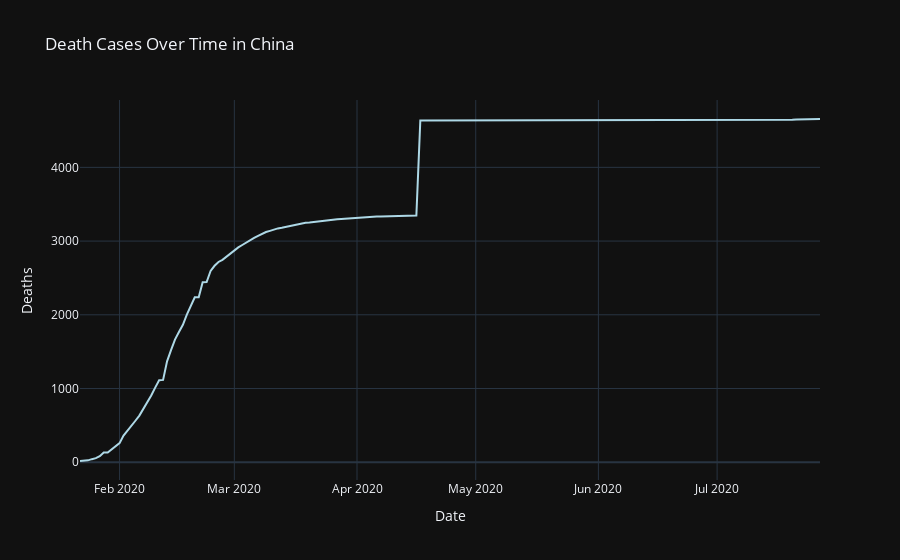
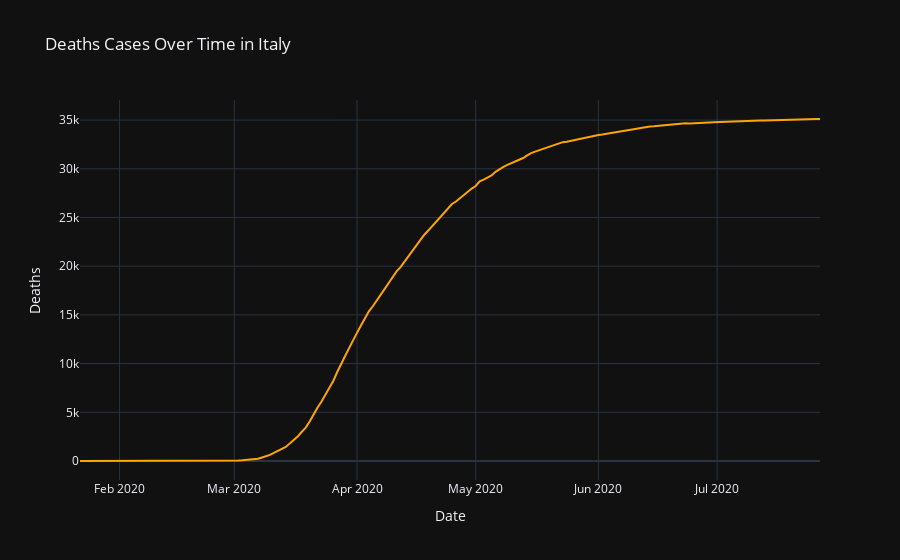
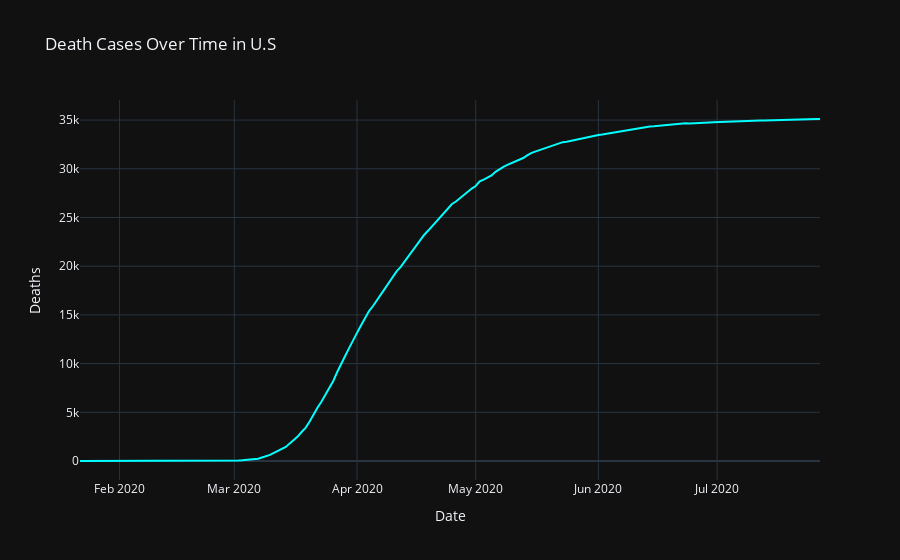

Here is the notebook cell these charts were saved with, in order:
### Code cell
conchina = covid[covid["country"] == "China"].pivot_table(index = "Date", values = ["Deaths"],
                                                        aggfunc = "sum").reset_index()
fig1 = px.line(conchina, x = "Date", y = "Deaths",
             template = "plotly_dark", title = "Death Cases Over Time in China",
              color_discrete_sequence = ["lightblue"])
fig1.show()
conitaly = covid[covid["country"] == "Italy"].pivot_table(index = "Date", values = ["Deaths"],
                                                        aggfunc = "sum").reset_index()
fig2 = px.line(conitaly, x = "Date", y = "Deaths",
             template = "plotly_dark", title = "Deaths Cases Over Time in Italy",
              color_discrete_sequence = ["orange"])
fig2.show()
conusa = covid[covid["country"] == "US"].pivot_table(index = "Date", values = ["Deaths"],
                                                        aggfunc = "sum").reset_index()
fig3 = px.line(conitaly, x = "Date", y = "Deaths",
             template = "plotly_dark", title = "Death Cases Over Time in U.S",
              color_discrete_sequence = ["cyan"])
fig3.show()
conchina = covid[covid["country"] == "China"].pivot_table(index = "Date", values = ["Active"],
                                                        aggfunc = "sum").reset_index()

### Figure 1 — Plotly figure (JSON) as saved in the notebook; plotly's stock layout.template omitted (floating-point values rounded to 4 significant figures; data arrays with more than 128 entries replaced by an {"elided": "..."} marker saying what was removed)
{"data": [{"hovertemplate": "Date=%{x}<br>Deaths=%{y}<extra></extra>", "legendgroup": "", "line": {"color": "lightblue", "dash": "solid"}, "marker": {"symbol": "circle"}, "mode": "lines", "name": "", "orientation": "v", "showlegend": false, "type": "scatter", "x": {"elided": "188 str values"}, "xaxis": "x", "y": {"elided": "188 int values"}, "yaxis": "y"}], "layout": {"legend": {"tracegroupgap": 0}, "title": {"text": "Death Cases Over Time in China"}, "xaxis": {"anchor": "y", "domain": [0, 1], "title": {"text": "Date"}}, "yaxis": {"anchor": "x", "domain": [0, 1], "title": {"text": "Deaths"}}}}

### Figure 2 — Plotly figure (JSON) as saved in the notebook; plotly's stock layout.template omitted (floating-point values rounded to 4 significant figures; data arrays with more than 128 entries replaced by an {"elided": "..."} marker saying what was removed)
{"data": [{"hovertemplate": "Date=%{x}<br>Deaths=%{y}<extra></extra>", "legendgroup": "", "line": {"color": "orange", "dash": "solid"}, "marker": {"symbol": "circle"}, "mode": "lines", "name": "", "orientation": "v", "showlegend": false, "type": "scatter", "x": {"elided": "188 str values"}, "xaxis": "x", "y": {"elided": "188 int values"}, "yaxis": "y"}], "layout": {"legend": {"tracegroupgap": 0}, "title": {"text": "Deaths Cases Over Time in Italy"}, "xaxis": {"anchor": "y", "domain": [0, 1], "title": {"text": "Date"}}, "yaxis": {"anchor": "x", "domain": [0, 1], "title": {"text": "Deaths"}}}}

### Figure 3 — Plotly figure (JSON) as saved in the notebook; plotly's stock layout.template omitted (floating-point values rounded to 4 significant figures; data arrays with more than 128 entries replaced by an {"elided": "..."} marker saying what was removed)
{"data": [{"hovertemplate": "Date=%{x}<br>Deaths=%{y}<extra></extra>", "legendgroup": "", "line": {"color": "cyan", "dash": "solid"}, "marker": {"symbol": "circle"}, "mode": "lines", "name": "", "orientation": "v", "showlegend": false, "type": "scatter", "x": {"elided": "188 str values"}, "xaxis": "x", "y": {"elided": "188 int values"}, "yaxis": "y"}], "layout": {"legend": {"tracegroupgap": 0}, "title": {"text": "Death Cases Over Time in U.S"}, "xaxis": {"anchor": "y", "domain": [0, 1], "title": {"text": "Date"}}, "yaxis": {"anchor": "x", "domain": [0, 1], "title": {"text": "Deaths"}}}}
